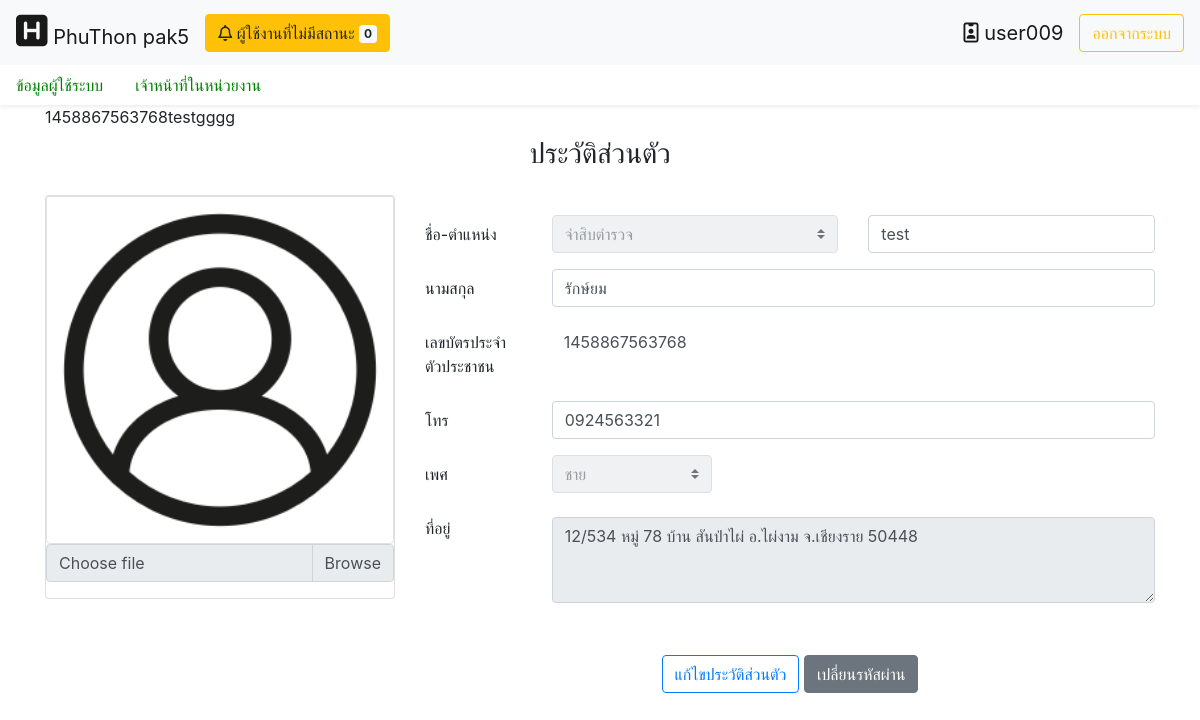
/home_admin.php?module=1&action=5 (signed in), run on the app's committed database.
### tables this page shows
CREATE TABLE `police_person` (
  `card_id` char(13) NOT NULL,
  `rank_id` tinyint(2) NOT NULL,
  `ps_name` varchar(255) NOT NULL,
  `ps_lastname` varchar(255) NOT NULL,
  `sex` tinyint(2) NOT NULL,
  `address` text DEFAULT NULL,
  `ps_num` char(10) DEFAULT NULL,
  `police_pic` varchar(255) DEFAULT NULL,
  `sta_per_police` tinyint(1) NOT NULL DEFAULT 1
);

### module/view/profile.php (the view, shortened to what this page needs)
<?php
	$con=connect_db();
    $re_user=mysqli_query($con,
    "SELECT rank_id,ps_name,ps_lastname,card_id,sex,address,ps_num,police_pic
    FROM  police_person WHERE card_id ='$_SESSION[id_card]'")or die("SQL.error>>user".mysqli_error($conh));
	list($id_rank,$ps_name,$ps_lastname,$card_id,$sex,$address,$ps_tel,$name_pic)=mysqli_fetch_row($re_user);
	echo $card_id,$ps_name;
	echo "gggg";
?>
<div class="headtitle text-center p-2 row mb-2 row">
	<div class="col-md-2" ></div>
    <div class="col-md">
        <h3>ประวัติส่วนตัว</h3>
    </div>
     <div class="col-md-2" ></div>
</div>
<div class="row">
    <div class="col-lg-4">
	<form id="dataPro" method="post">
		<div class="card">
			<?php
				if(empty($name_pic)){
					$name_pic="icon_user_pic.png";
				}
			?>
			<img class="card-img-top img-thumbnail" src="image/<?php echo $name_pic; ?>" alt="Card image cap">
			<div class="input-group mb-3">
			<div class="custom-file">
            <label class="custom-file-label" for="customFile">Choose file</label>
        	</div>
			</div>
		</div>
	</div>
    <div class="col-lg" style='padding-top:20px;'>
			<div class="form-group row">
				<label for="inputPassword" class="col-sm-2 label col-form-label ">ชื่อ-ตำแหน่ง</label>
				<div class="col-sm">
				<select class="custom-select edit_rs" id="focus" name="pro_title" style="" disabled required>
                    	<?php $result_rank = mysqli_query($con,"SELECT * FROM rank_police")or die("select education error".mysqli_error($con));
                        while(list($rank_id,$rank_name)=mysqli_fetch_row($result_rank)){
                        $selected=$id_rank==$rank_id?"selected":"";
                          echo"<option value='$rank_id' $selected>$rank_name</option>";
                        }
                   ?>
                </select>
				</div>
				<div class="col-sm-5">
					<input type="text" style="border:soild; background:#fff; " class="form-control edit_rs"  placeholder="ชื่อ"  name="pro_name" value="<?php echo $ps_name; ?>" id="staticEmail" disabled required>
				</div>
			</div>
			<div class="form-group row">
				<label for="inputPassword" class="col-sm-2 col-form-label ">นามสกุล</label>
				<div class="col-sm-10">
					<input type="text" style="border:soild; background:#fff;" class="form-control edit_rs"  placeholder="นามสกุล"  name="pro_lastname" value="<?php echo $ps_lastname; ?>"disabled required>
				</div>
			</div>
			<div class="form-group row">
				<label for="" class="col-sm-2 col-form-label">เลขบัตรประจำตัวประชาชน</label>
				<div class="col-md">
					<input type="text" style="border:none; background:#fff;" class="form-control"  placeholder="เลขบัตรประจำตัวประชาชน"  name="pro_card_id" value="<?php echo $_SESSION['id_card']; ?>"readonly required>
				</div>
			</div>
			<div class="form-group row">
				<label for="" class="col-sm-2 col-form-label " maxlength="13" >โทร</label>
				<div class="col-sm-10">
					<input type="text" style="border:soild; background:#fff;" class="form-control edit_rs"  placeholder="เบอร์โทร"  name="pro_tel" value="<?php echo $ps_tel; ?>"disabled required>
				</div>
			</div>
			<div class="form-group row">
				<label for="inputPassword" class="col-sm-2 col-form-label ">เพศ</label>
				<div class="col-sm-3">
				<select class="custom-select edit_rs" id="focus" name="pro_sex" style="" disabled required>
						<?php
							for($a=1;$a<=2;$a++){
								$nm_sex=$a==1?"ชาย":"หญิง";
								$selected=$sex==$a?"selected":"";
								echo"<option value='$a' $selected>$nm_sex</option>";
							}
						?>
                </select>
				</div>
			</div>
            <div class="form-group row">
				<label for="inputPassword" class="col-sm-2 col-form-label ">ที่อยู่</label>
				<div class="col-sm-10">
					<div class="form-group">
					  <textarea class="form-control edit_rs" name="pro_address" id="addre" rows="3" disabled required><?php echo $address; ?></textarea>
					</div>
				</div>
			</div>
            <div class="card-body text-center">
					<div class="form-group row-md">
							<button type="button" class="btn btn-outline-primary" id="editPro">แก้ไขประวัติส่วนตัว</button>
							<a class="btn btn-secondary" id="myBtnChangePass" href="#" role="button">เปลี่ยนรหัสผ่าน</a>
						</div>
				</div>
</div>

### home.css (style rules this page uses)
a { color: green; }

### data on the page
police_person: card_id "1458867563768", ps_name "test", pro_name "test", pro_lastname "รักษ์ยม", pro_tel "0924563321", pro_address "12/534 หมู่ 78 บ้าน สันป่าไผ่ อ.ไผ่งาม จ.เชียงราย 50448"

### other printed values
$loop "0"
$_SESSION['user_name'] "user009"
form field pro_title "จ่าสิบตำรวจ"
form field pro_sex "ชาย"
